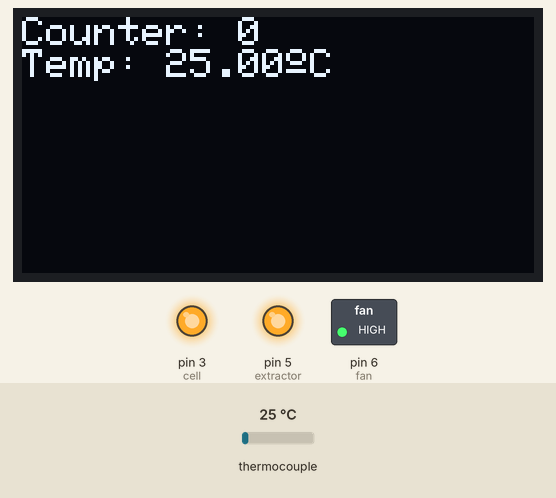
Recording of a sketch running on a simulated Arduino Uno, built with avr-gcc and run on an emulated ATmega328P. On the bench: 128×64 one-colour display, switched loads named in the sketch (green lamp = pin HIGH), output pins drawn as LEDs (lit = HIGH). The test bench sets the inputs (shaded band); at power-on: thermocouple 25 °C.

Above: at 0.6 s.
At 1.7 s:
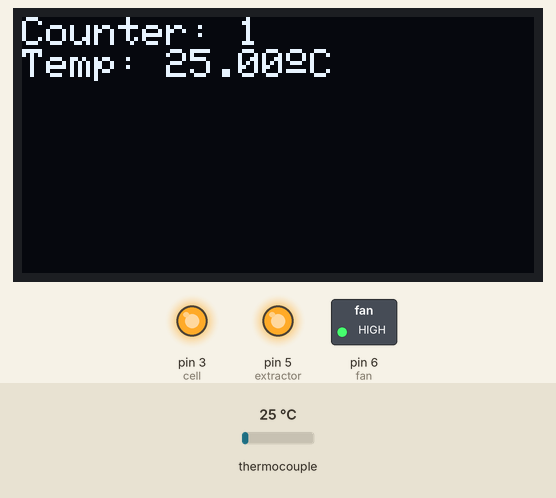
1.8 s: thermocouple set to 6 °C
At 3.0 s:
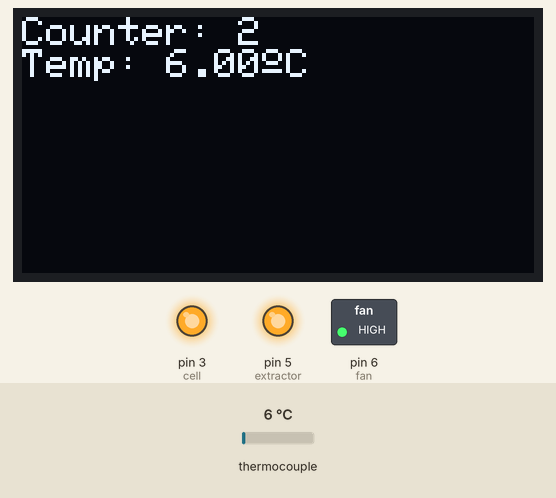
5.0 s: thermocouple set to 75 °C
At 6.3 s:
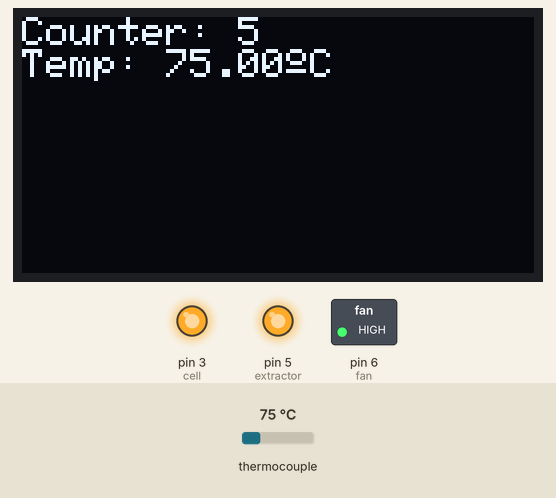
8.0 s: thermocouple set to 150 °C
At 9.3 s:
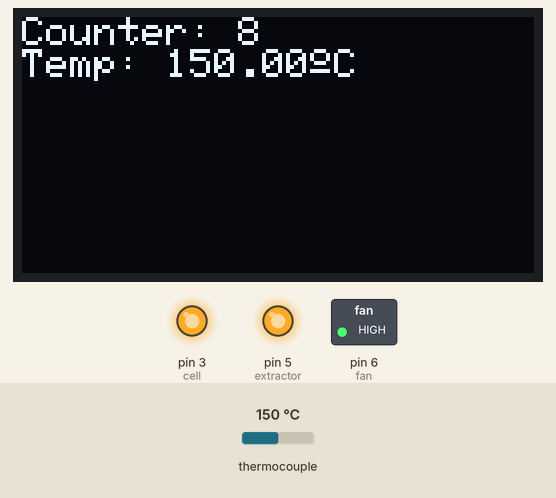
Timing chart, 0 to 11.0 s (numbered marks = the images above; inputs shaded):
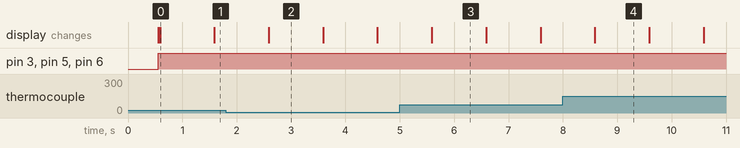

The sketch:

DisplayTempTest.ino
```cpp
#include "max6675.h"
#include <SPI.h>
#include <Wire.h>
#include <Adafruit_GFX.h>
#include <Adafruit_SSD1306.h>

#define cell 3
#define extractor 5
#define fan 6

#define OLED_RESET -1
Adafruit_SSD1306 display(OLED_RESET);
uint8_t x = 0;
String buff = "";
unsigned long time = 0;
double temperature;
int thermoCLK = 13;
int thermoDO = 12;
int thermoCS = 10;

MAX6675 thermocouple(thermoCLK, thermoCS, thermoDO);

void setup() {
  //Serial.begin(115200);
  delay(500);
  display.begin(SSD1306_SWITCHCAPVCC, 0x3C);  // initialize with the I2C addr 0x3D (for the 128x64)
  //trabaja parecido al lcd, solo que se incluye el tamaño y el color de fuente
  display.clearDisplay();
  display.setTextSize(1);
  display.setTextColor(WHITE);
  display.setCursor(0, 0);
  display.print("proyect \nTempControl");
  display.display();
}

void loop() {

  if (millis() >= time) {
    time = millis() + 1e3;

    analogWrite(cell,255);
    analogWrite(extractor,255);
    analogWrite(fan,255);


    display.clearDisplay();
    display.setCursor(0, 0);
    temperature = thermocouple.readCelsius();

    buff += "Counter: " + String(x++) +"\n";
    buff += "Temp: "+ String(temperature)+char(167)+"C\n";
    //Serial.println(buff);
    display.print(buff);
    display.display();
    buff = "";
  }
}
```

Measured:
- what the display in image 0 shows lasts 1.0 s, from 0.6 s to 1.6 s
